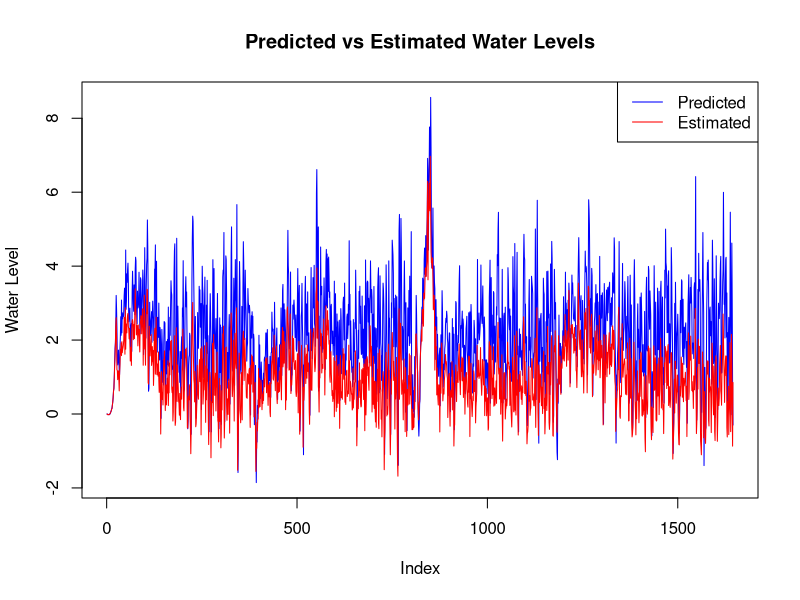

Source code (R):
# Load necessary libraries
library(Matrix)  # For sparse and diagonal matrix operations

# Load data from CSV files
X1 <- read.csv('data/rain1.csv', header=FALSE)[-1,]
X2 <- read.csv('data/rain2.csv', header=FALSE)[-1,]
X3 <- read.csv('data/rain3.csv', header=FALSE)[-1,]
X4 <- read.csv('data/rain4.csv', header=FALSE)[-1,]

# Combine data from all events into a single data frame
data <- rbind(X1, X2, X3, X4)

# Extract rain inputs (ut) and water levels (yt)
ut <- as.numeric(data[, 1])  # Assuming first column is ut
yt <- as.numeric(data[, 2])  # Assuming second column is yt

# Parameters
a <- 0.05  # Transition rate
sigma1 <- 0.01  # Variance of system noise
sigma2 <- 1  # Variance of observation noise

# State-space matrices
A <- matrix(c(1-a, 0, 0, 0,
              a, 1-a, 0, 0,
              0, a, 1-a, 0,
              0, 0, a, 0.98), nrow=4, byrow=TRUE)
B <- matrix(c(1, 0, 0, 0), nrow=4, ncol=1)
C <- matrix(c(0, 0, 0, 1), nrow=1, ncol=4)

# Initial states and covariance matrices
X <- matrix(rep(0, 4), ncol=1)  # Initial state
SigmaX <- diag(rep(sigma1, 4))  # Initial covariance matrix

# Function to generate G(Xt) matrix
get_G <- function(X) {
  s <- abs(X)
  diag(as.vector(s))
}

# Kalman filtering process
n <- length(ut)
predicted_levels <- numeric(n)
estimated_levels <- numeric(n)

for (i in 2:n) {
  # Predict step
  e1_t <- rnorm(4, mean = 0, sd = sqrt(sigma1))
  G_t_minus_1 <- get_G(X)
  system_noise <- G_t_minus_1 %*% e1_t
  X <- A %*% X + B %*% ut[i] + system_noise
  SigmaX <- A %*% SigmaX %*% t(A) + G_t_minus_1 %*% diag(rep(sigma1, 4)) %*% t(G_t_minus_1)
  predicted_levels[i] <- as.numeric(C %*% X)
  
  # Update step
  e2_t <- rnorm(1, mean = 0, sd = sqrt(sigma2))
  Y_t <- yt[i] + e2_t
  innov <- Y_t - C %*% X
  S <- C %*% SigmaX %*% t(C) + sigma2
  K <- SigmaX %*% t(C) %*% solve(S)
  X <- X + K %*% innov
  SigmaX <- SigmaX - K %*% C %*% SigmaX
  estimated_levels[i] <- as.numeric(C %*% X)
}

# Results
plot(predicted_levels, type = 'l', col = 'blue', ylim = range(c(predicted_levels, estimated_levels)), ylab = 'Water Level', main = 'Predicted vs Estimated Water Levels')
lines(estimated_levels, col = 'red')
legend("topright", legend=c("Predicted", "Estimated"), col=c("blue", "red"), lty=1)
